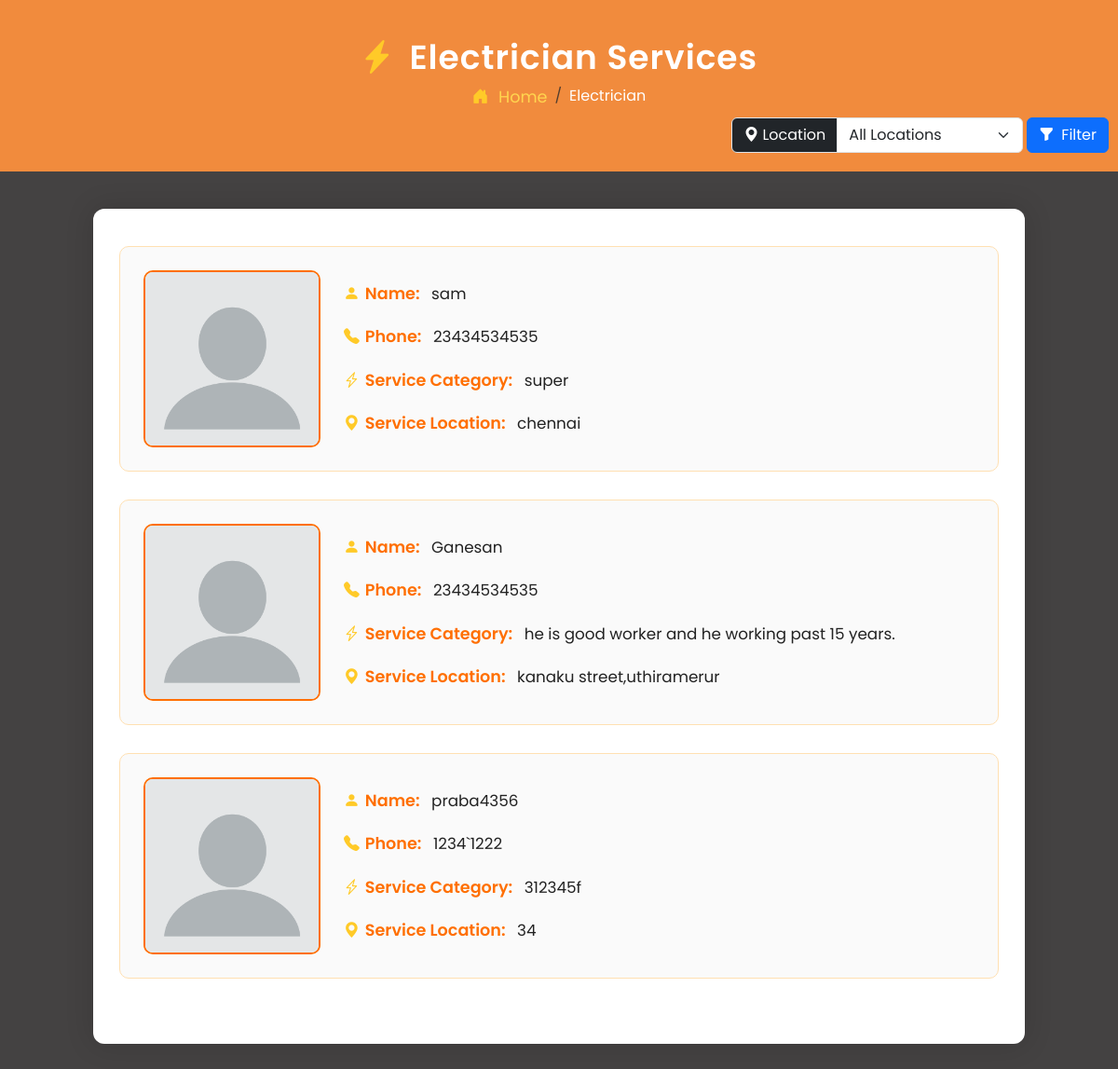
The app's page /electrician/, older data.
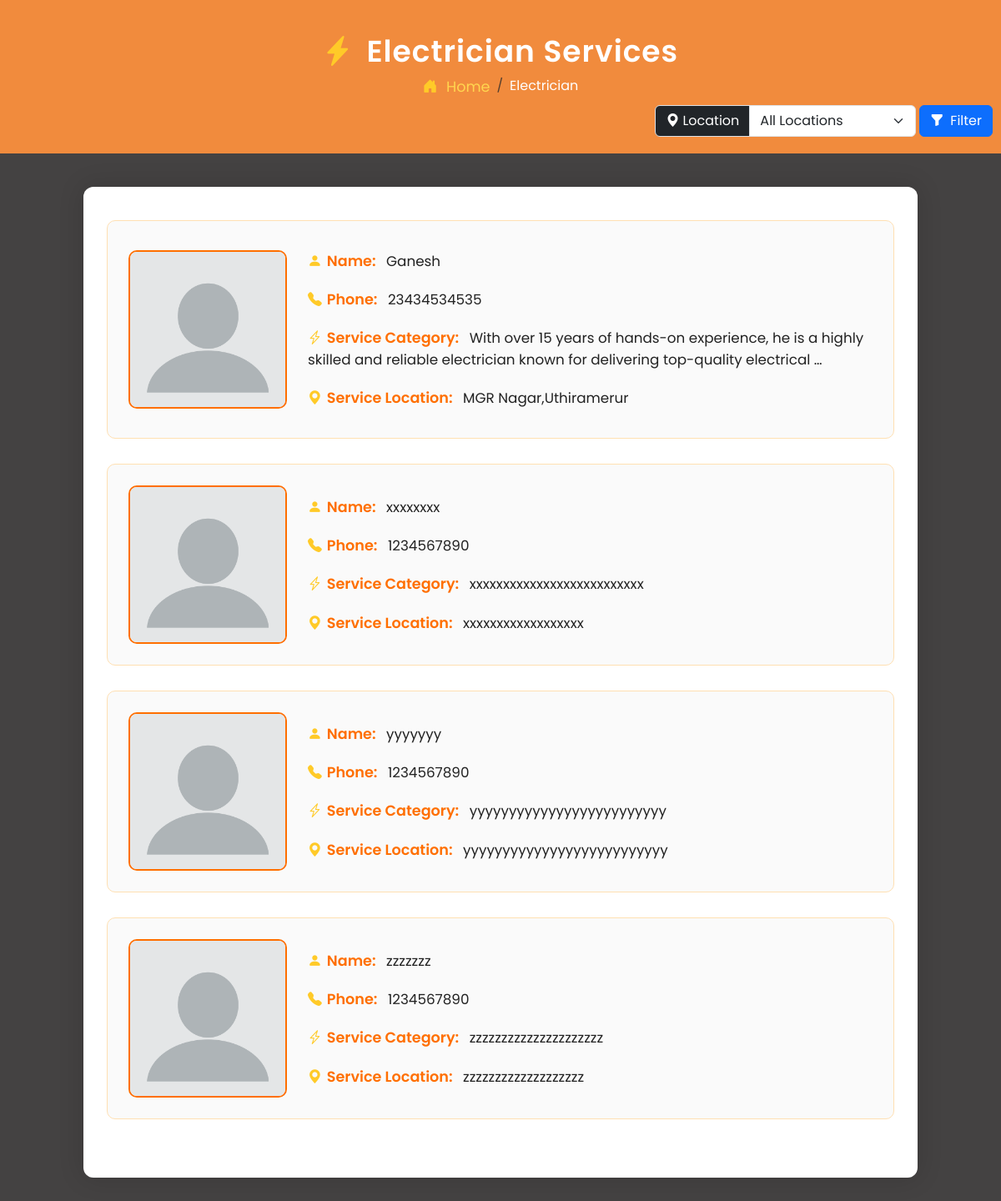
The same page, newer data.
### myapp/models.py (models this page shows, shortened)
class Service(models.Model):
    SERVICE_CHOICES = [
        ('PLUMBER', 'Plumber'),
        ('ELECTRICIAN', 'Electrician'),
        ('CARPENTER', 'Carpenter'),
        ('TV TECH', 'TV Technician'),
    ]
    name = models.CharField(max_length=100)
    service_type = models.CharField(max_length=50, choices=SERVICE_CHOICES)
    description = models.TextField()
    address = models.CharField(max_length=255, blank=True, null=True)
    contact_no = models.CharField(max_length=15, blank=True, null=True)
    created_at = models.DateTimeField(auto_now_add=True)
    updated_at = models.DateTimeField(auto_now=True)

### myapp/views.py (the view)
# urls.py: path('electrician/', views.electrician, name='electrician'),
def electrician(request):
    selected_location = request.GET.get('location', '')
    services = Service.objects.filter(service_type='ELECTRICIAN')
    if selected_location:
        services = services.filter(address__icontains=selected_location)
    locations = Service.objects.filter(service_type='ELECTRICIAN') \
                               .values_list('address', flat=True).distinct()
    return render(request, 'electrician.html', {
        'services': services,
        'locations': locations,
    })

### templates/electrician.html (shortened to what this page needs)
{% load static %}
<!DOCTYPE html>
<html lang="en">
<head>
    <link href="https://cdn.jsdelivr.net/npm/bootstrap@5.3.3/dist/css/bootstrap.min.css" rel="stylesheet">
    <link href="https://cdn.jsdelivr.net/npm/bootstrap-icons@1.10.5/font/bootstrap-icons.css" rel="stylesheet">
    <link rel="stylesheet" href="{% static 'css/electrician.css' %}">
</head>
<body>
    <div class="profile-header">
        <h2><i class="bi bi-lightning-charge-fill icon"></i> Electrician Services</h2>
        <nav aria-label="breadcrumb">
            <ol class="breadcrumb mb-2">
                <li class="breadcrumb-item">
                    <a href="{% url 'homepage' %}">
                        <i class="bi bi-house-door-fill icon"></i> Home
                    </a>
                </li>
                <li class="breadcrumb-item active text-white" aria-current="page">Electrician</li>
            </ol>
            <div class="d-flex justify-content-between align-items-center">
                <form method="get" action="" class="d-flex align-items-center ms-auto">
                    <div class="input-group me-0">
                        <label class="input-group-text bg-dark text-white" for="locationSelect">
                            <i class="bi bi-geo-alt-fill me-1"></i> Location
                        </label>
                        <select name="location" id="locationSelect" class="form-select" style="width: 200px;">
                            <option value="">All Locations</option>
                        </select>
                    </div>
                    <button type="submit" class="btn btn-primary ms-1" style="height: 38px; border-radius: 0.375rem; display: flex; align-items: center; justify-content: center; margin-right: 10px;">
                        <i class="bi bi-funnel-fill me-2"></i> <span>Filter</span>
                    </button>
                </form>
            </div>
        </nav>
    </div>
    <div class="container profile-container">
        <div class="row">
            {% if services %}
                {% for service in services %}
                    <div class="profile-box">
                        <img src="{% static 'images/logo/profile.webp' %}" alt="Profile Picture">
                        <div class="profile-details">
                            <p><i class="bi bi-person-fill icon"></i><span class="label">Name:</span> {{ service.name }}</p>
                            <p><i class="bi bi-telephone-fill icon"></i><span class="label">Phone:</span> {{ service.contact_no }}</p>
                            <p><i class="bi bi-lightning-charge icon"></i><span class="label">Service Category:</span> {{ service.description|truncatewords:20 }}</p>
                            <p><i class="bi bi-geo-alt-fill icon"></i><span class="label">Service Location:</span> {{ service.address }}</p>
                        </div>
                    </div>
                {% endfor %}
            {% else %}
                <p class="no-services"><i class="bi bi-exclamation-circle-fill icon"></i>No electrician services available at the moment.</p>
            {% endif %}
        </div>
    </div>
</body>
</html>

Row changes from the older to the newer data that the page shows:
removed Service: name "sam", contact_no "23434534535", description "super", address "chennai"
removed Service: name "praba4356", contact_no "1234`1222", description "312345f", address "34"
changed Service: name "Ganesan" → "Ganesh"; description "he is good worker and he working past 15 years." → "With over 15 years of hands-on experience, he is a highly skilled and reliable electrician known for delivering top-quality electrical …"; address "kanaku street,uthiramerur" → "MGR Nagar,Uthiramerur"
added Service: name "xxxxxxxx", contact_no "1234567890", description "xxxxxxxxxxxxxxxxxxxxxxxxxx", address "xxxxxxxxxxxxxxxxxx"
added Service: name "yyyyyyy", contact_no "1234567890", description "yyyyyyyyyyyyyyyyyyyyyyyyy", address "yyyyyyyyyyyyyyyyyyyyyyyyyy"
added Service: name "zzzzzzz", contact_no "1234567890", description "zzzzzzzzzzzzzzzzzzzzz", address "zzzzzzzzzzzzzzzzzzz"
